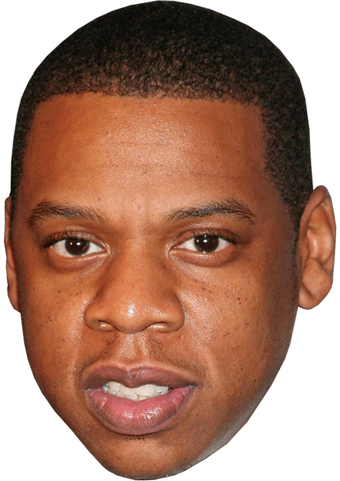
#> input picture data/jay2.jpg, 340 x 481 px, found by its file name
$ python hybridImage.py
#> lines starting #> are read from the running program, lines starting #| are printed output that depends on the picture
import numpy as np
from scipy.ndimage.filters import convolve
import matplotlib.pyplot as plt
from vis_hybrid_image import vis_hybrid_image

def imread(path):
#> called with path = 'data/jay2.jpg'
    img = plt.imread(path).astype(float)
    #Remove alpha channel if it exists
    if img.ndim > 2 and img.shape[2] == 4:
        img = img[:, :, 0:3]
    #Puts images values in range [0,1]
    if img.max() > 1.0:
        img /= 255.0
#> call 2 of imread, with path = 'data/ye2.jpg'
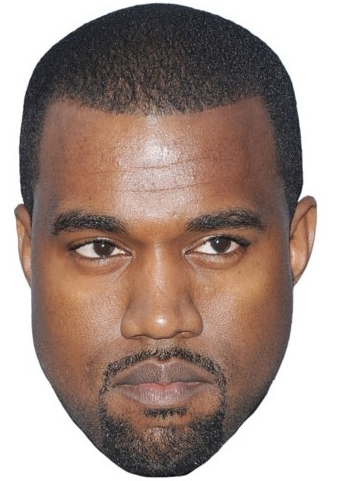
#> input picture data/ye2.jpg, 340 x 481 px, found by its file name
    return img

def gaussian(hsize=3,sigma=0.5):
    shape = (hsize, hsize)
    m,n = [(ss-1.)/2. for ss in shape]
    y,x = np.ogrid[-m:m+1,-n:n+1]
    h = np.exp( -(x*x + y*y) / (2.*sigma*sigma) )
    h[ h < np.finfo(h.dtype).eps*h.max() ] = 0
    sumh = h.sum()
    if sumh != 0:
        h /= sumh
    return h

def unit_vector(vector):
    return vector / np.linalg.norm(vector)

def angle_between(v1, v2):
    v1_u = unit_vector(v1)
    v2_u = unit_vector(v2)
    return np.arccos(np.clip(np.dot(v1_u, v2_u), -1.0, 1.0))

def alignImages(img1, img2, max_shift):
    #Fix img1 red channel
    red_ch_img1 = img1[:, :, 0]
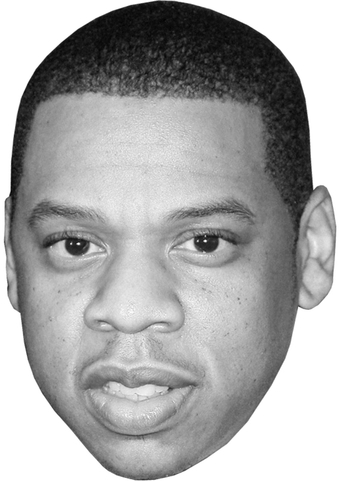
#> red_ch_img1: shape (481, 340) float64; min 0.00392, max 1, mean 0.662
    r1 = red_ch_img1.reshape(-1)

    red_ch_img2 = img2[:, :, 0]
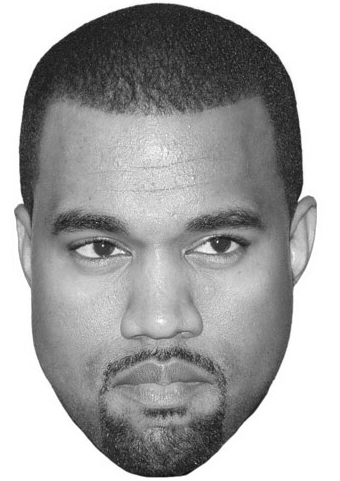
#> red_ch_img2: shape (481, 340) float64; min 0.0314, max 1, mean 0.652
    # green_ch = img[:, :, 1]
    # blue_ch = img[:, :, 2]

    img2_shiftx = 0
    img2_shifty = 0
    min_angle = 1000
    # bshiftx = 0
    # bshifty = 0
    # min2 = 1000
    for x in range(-max_shift[0], max_shift[0]+1):
        for y in range(-max_shift[1], max_shift[1]+1):
            r2 = np.roll(red_ch_img2, [x, y], axis=[0, 1]).reshape(-1)
            ang = angle_between(r1, r2)
            if(ang < min_angle):
                min_angle = ang
                img2_shiftx = x
                img2_shifty = y
#> after the loop, img2_shiftx = -2; img2_shifty = 2; min_angle = 0.279

    print(img2_shiftx)
#| -2
    print(img2_shifty)
#| 2
    img2[:, :, 0] = np.roll(img2[:, :, 0], [img2_shiftx, img2_shifty], axis=[0, 1])
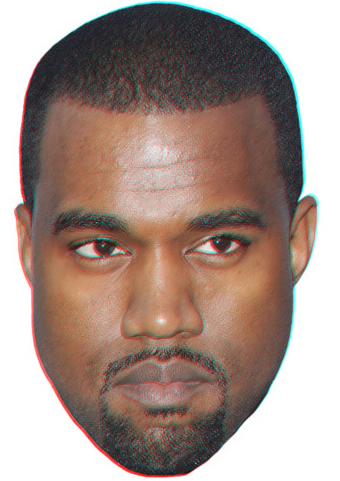
#> img2: shape (481, 340, 3) float64; mean R, G, B 0.652, 0.575, 0.543
    img2[:, :, 1] = np.roll(img2[:, :, 1], [img2_shiftx, img2_shifty], axis=[0, 1])
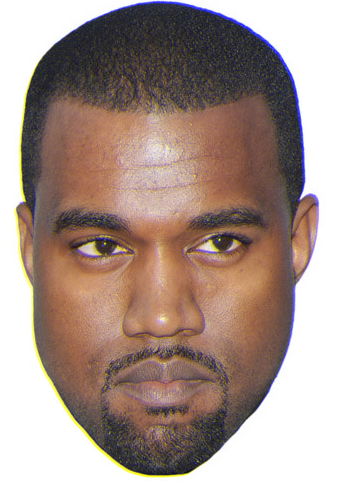
#> img2: shape (481, 340, 3) float64; mean R, G, B 0.652, 0.575, 0.543
    img2[:, :, 2] = np.roll(img2[:, :, 2], [img2_shiftx, img2_shifty], axis=[0, 1])
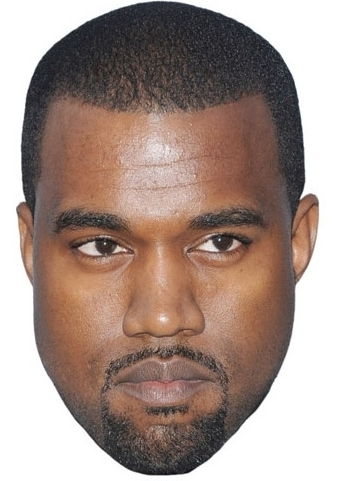
#> img2: shape (481, 340, 3) float64; mean R, G, B 0.652, 0.575, 0.543

    # img2 = img2[5:,5:,:]
    # img2 = img2[:-5,:-5,:]

    # final_shift = np.array([[gshiftx, gshifty], [bshiftx, bshifty]])

    return img2


def hybrid_image(im1, im2, sigma1, sigma2):
    im1 = im1.astype(float)
    im2 = im2.astype(float)
    if im1.max() > 1.0:
        im1 /= 255.0
    if im2.max() > 1.0:
        im2 /= 255.0

    filter = gaussian(6*sigma1+1, sigma1)[:,:,np.newaxis]

    im1_gaussian = convolve(im1, filter)
    im2_gaussian = convolve(im2, filter)
    im2_sharp = im2-im2_gaussian
    blend = im1_gaussian + im2_sharp

    np.clip(blend, 0, 1, out = blend)
    return blend

if __name__ == '__main__':
    img1 = imread('data/jay2.jpg')
    img2 = imread('data/ye2.jpg')
    max_shift = np.array([15, 15])

    #8 and 12
    # plt.imshow(vis_hybrid_image(hybrid_image(img1, img2, 4, 8))
    img2_aligned = alignImages(img1, img2, max_shift)
    plt.imshow(img2 - img2_aligned)
    # plt.imshow(hybrid_image(img1, img2_aligned, 4, 8))
    # plt.imshow(hybrid_image(img1, img2, 4, 8))
    plt.show()
